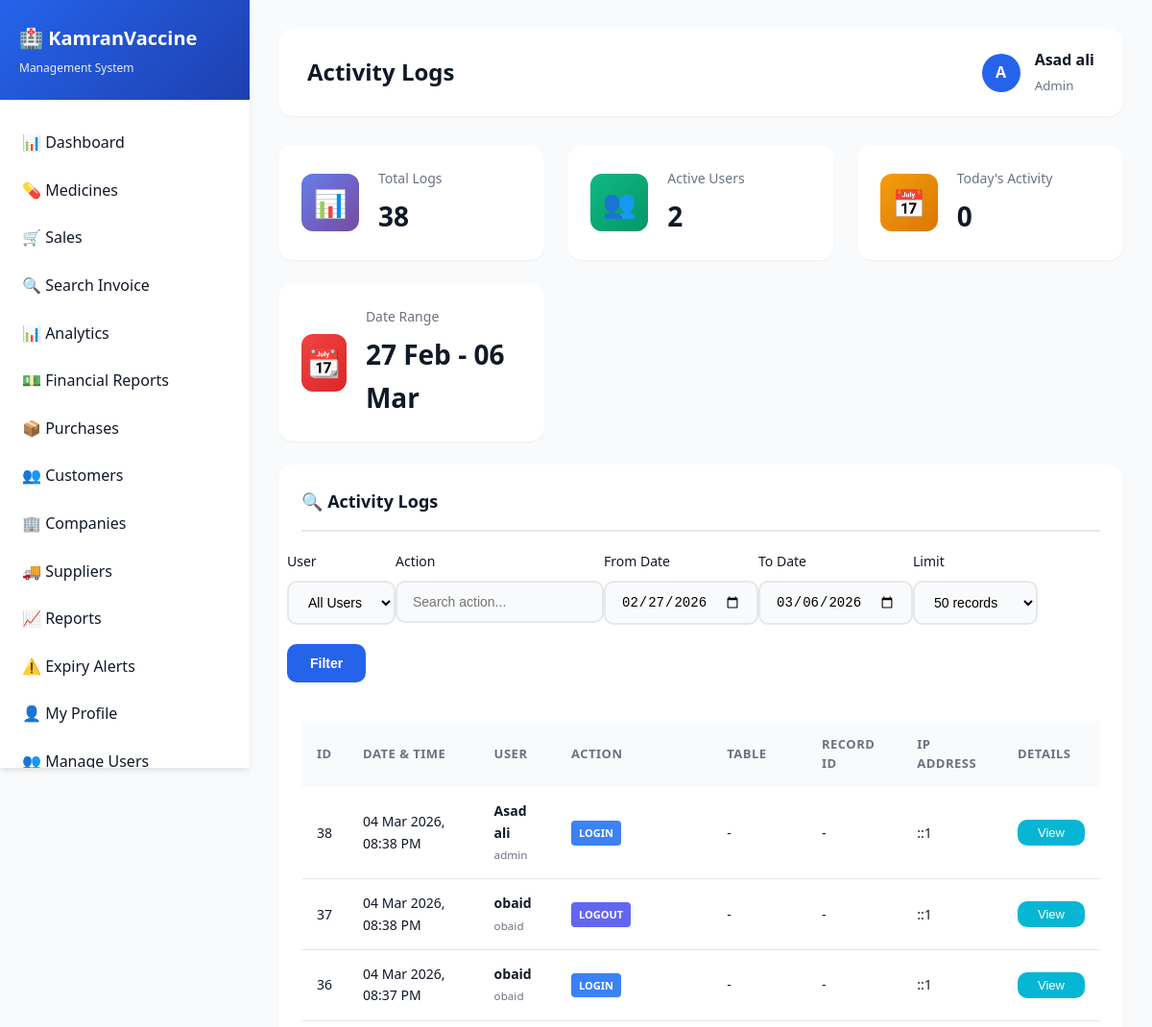
/admin/activity_logs.php (signed in, upper part), run on an earlier commit of the app's database.
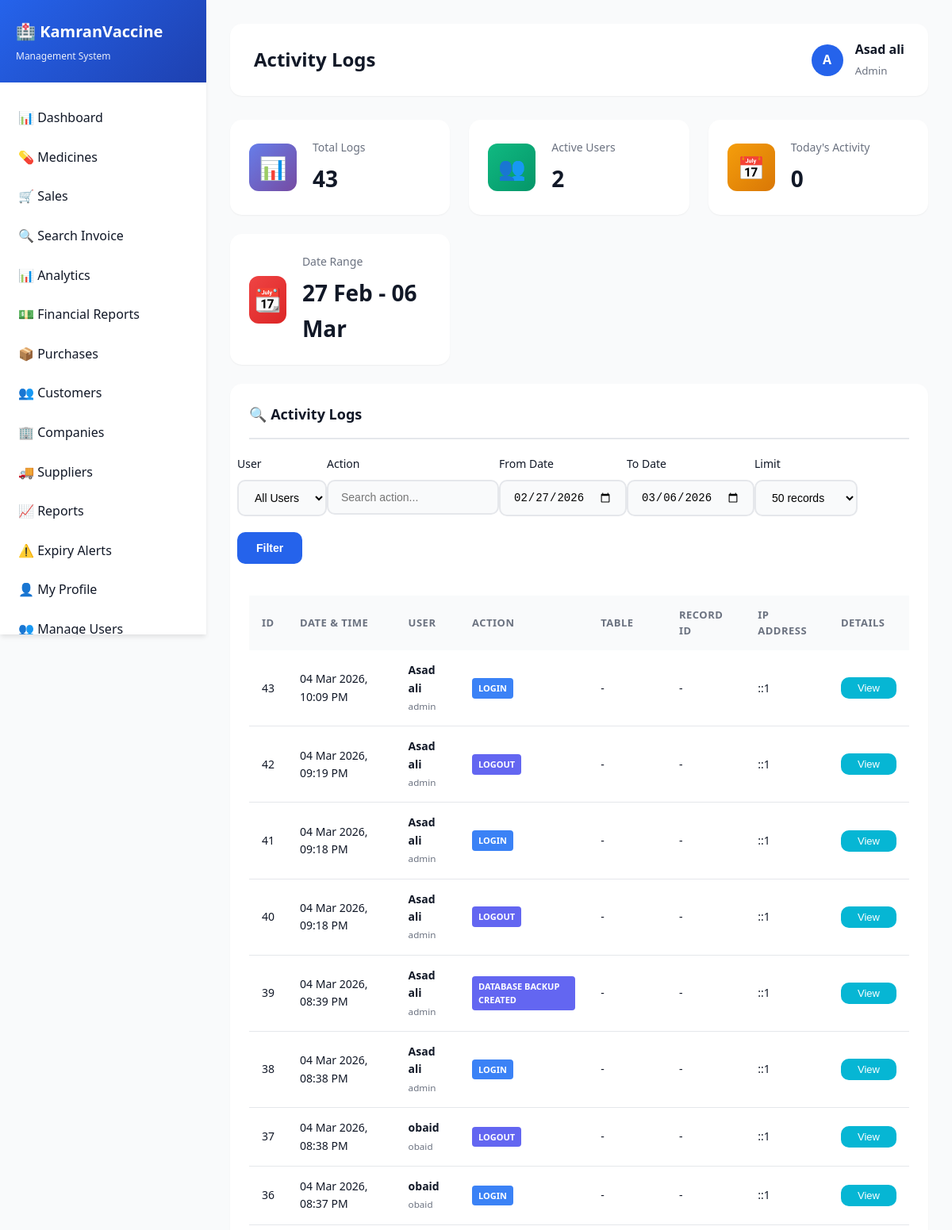
And on a later commit of the database.
### tables this page shows
CREATE TABLE `activity_logs` (
  `id` int(11) NOT NULL AUTO_INCREMENT,
  `user_id` int(11) DEFAULT NULL,
  `action` varchar(255) NOT NULL,
  `table_name` varchar(100) DEFAULT NULL,
  `record_id` int(11) DEFAULT NULL,
  `details` text DEFAULT NULL,
  `ip_address` varchar(45) DEFAULT NULL,
  `created_at` timestamp NOT NULL DEFAULT current_timestamp(),
  PRIMARY KEY (`id`),
  KEY `idx_user_action` (`user_id`,`action`),
  KEY `idx_created_at` (`created_at`),
  CONSTRAINT `activity_logs_ibfk_1` FOREIGN KEY (`user_id`) REFERENCES `users` (`id`) ON DELETE SET NULL
);

CREATE TABLE `users` (
  `id` int(11) NOT NULL AUTO_INCREMENT,
  `username` varchar(100) NOT NULL,
  `password` varchar(255) NOT NULL,
  `full_name` varchar(255) NOT NULL,
  `email` varchar(255) DEFAULT NULL,
  `phone` varchar(20) DEFAULT NULL,
  `role` enum('admin','pharmacist','cashier','manager') DEFAULT 'cashier',
  `status` enum('active','inactive') DEFAULT 'active',
  `created_at` timestamp NOT NULL DEFAULT current_timestamp(),
  `last_login` timestamp NULL DEFAULT NULL,
  PRIMARY KEY (`id`),
  UNIQUE KEY `username` (`username`),
  KEY `idx_username` (`username`),
  KEY `idx_role` (`role`)
);

### config/settings.php (called while the page is built, shortened)
<?php
function get_all_settings($conn) {
    $settings = [];
    $query = mysqli_query($conn, "SELECT setting_key, setting_value FROM settings");
    if ($query) {
        while ($row = mysqli_fetch_assoc($query)) {
            $settings[$row['setting_key']] = $row['setting_value'];
        }
    }
    $defaults = [
        'store_name' => 'AsadsPharma',
        'store_address' => '123 Medical Street',
        'store_phone' => '+92 334 0540325',
        'store_email' => 'info@pharmacy.com',
        'store_gst' => '29XXXXX1234X1ZX',
        'store_tagline' => 'Management System',
        'receipt_footer' => 'Thank you for your business!'
    ];
    return $settings;
}
?>

### admin/activity_logs.php (the view, shortened to what this page needs)
<?php
include("../config/db.php");
$page_title = "Activity Logs";
include("includes/header.php");
$action_filter = isset($_GET['action']) ? mysqli_real_escape_string($conn, $_GET['action']) : '';
$date_from = isset($_GET['date_from']) ? $_GET['date_from'] : date('Y-m-d', strtotime('-7 days'));
$date_to = isset($_GET['date_to']) ? $_GET['date_to'] : date('Y-m-d');
$limit = isset($_GET['limit']) ? intval($_GET['limit']) : 50;
$query = "SELECT al.*, u.full_name, u.username
          FROM activity_logs al
          LEFT JOIN users u ON al.user_id = u.id
          WHERE DATE(al.created_at) BETWEEN '$date_from' AND '$date_to'";
$query .= " ORDER BY al.created_at DESC LIMIT $limit";
$logs = mysqli_query($conn, $query);
$total_logs = mysqli_fetch_assoc(mysqli_query($conn, "SELECT COUNT(*) as count FROM activity_logs WHERE DATE(created_at) BETWEEN '$date_from' AND '$date_to'"))['count'];
$unique_users = mysqli_fetch_assoc(mysqli_query($conn, "SELECT COUNT(DISTINCT user_id) as count FROM activity_logs WHERE DATE(created_at) BETWEEN '$date_from' AND '$date_to'"))['count'];
$today_logs = mysqli_fetch_assoc(mysqli_query($conn, "SELECT COUNT(*) as count FROM activity_logs WHERE DATE(created_at) = CURDATE()"))['count'];
?>
<div class="stats-grid" style="margin-bottom: 24px;">
    <div class="stat-card">
        <div class="stat-icon blue">📊</div>
        <div class="stat-details">
            <h4>Total Logs</h4>
            <p><?php echo number_format($total_logs); ?></p>
        </div>
    </div>
    <div class="stat-card">
        <div class="stat-icon green">👥</div>
        <div class="stat-details">
            <h4>Active Users</h4>
            <p><?php echo $unique_users; ?></p>
        </div>
    </div>
    <div class="stat-card">
        <div class="stat-icon orange">📅</div>
        <div class="stat-details">
            <h4>Today's Activity</h4>
            <p><?php echo number_format($today_logs); ?></p>
        </div>
    </div>
    <div class="stat-card">
        <div class="stat-icon red">📆</div>
        <div class="stat-details">
            <h4>Date Range</h4>
            <p><?php echo date('d M', strtotime($date_from)) . ' - ' . date('d M', strtotime($date_to)); ?></p>
        </div>
    </div>
</div>
<div class="card">
    <div class="card-header">
        <h3>🔍 Activity Logs</h3>
    </div>
    <div class="card-body">
        <form method="GET" style="margin-bottom: 20px;">
            <div class="row">
                <div class="col-md-3">
                    <div class="form-group">
                        <label>User</label>
                        <select name="user" class="form-control">
                            <option value="0">All Users</option>
                        </select>
                    </div>
                </div>
                <div class="col-md-2">
                    <div class="form-group">
                        <label>Action</label>
                        <input type="text" name="action" class="form-control" placeholder="Search action..." value="<?php echo htmlspecialchars($action_filter); ?>">
                    </div>
                </div>
                <div class="col-md-2">
                    <div class="form-group">
                        <label>From Date</label>
                        <input type="date" name="date_from" class="form-control" value="<?php echo $date_from; ?>">
                    </div>
                </div>
                <div class="col-md-2">
                    <div class="form-group">
                        <label>To Date</label>
                        <input type="date" name="date_to" class="form-control" value="<?php echo $date_to; ?>">
                    </div>
                </div>
                <div class="col-md-2">
                    <div class="form-group">
                        <label>Limit</label>
                        <select name="limit" class="form-control">
                            <option value="50" <?php echo $limit == 50 ? 'selected' : ''; ?>>50 records</option>
                        </select>
                    </div>
                </div>
                <div class="col-md-1" style="display: flex; align-items: flex-end;">
                    <div class="form-group" style="width: 100%;">
                        <button type="submit" class="btn btn-primary" style="width: 100%;">Filter</button>
                    </div>
                </div>
            </div>
        </form>
        <?php if (mysqli_num_rows($logs) > 0): ?>
        <div class="table-responsive">
            <table>
                <thead>
                    <tr>
                        <th>ID</th>
                        <th>Date & Time</th>
                        <th>User</th>
                        <th>Action</th>
                        <th>Table</th>
                        <th>Record ID</th>
                        <th>IP Address</th>
                        <th>Details</th>
                    </tr>
                </thead>
                <tbody>
                    <?php while ($log = mysqli_fetch_assoc($logs)): ?>
                    <tr>
                        <td><?php echo $log['id']; ?></td>
                        <td><?php echo date('d M Y, h:i A', strtotime($log['created_at'])); ?></td>
                        <td>
                            <strong><?php echo $log['full_name'] ?? 'System'; ?></strong>
                            <br><small class="text-muted"><?php echo $log['username'] ?? 'N/A'; ?></small>
                        </td>
                        <td>
                            <?php
                            $action_class = 'badge-info';
                            if (strpos($log['action'], 'delete') !== false) $action_class = 'badge-danger';
                            elseif (strpos($log['action'], 'create') !== false || strpos($log['action'], 'add') !== false) $action_class = 'badge-success';
                            elseif (strpos($log['action'], 'update') !== false || strpos($log['action'], 'edit') !== false) $action_class = 'badge-warning';
                            elseif (strpos($log['action'], 'login') !== false) $action_class = 'badge-primary';
                            ?>
                            <span class="badge <?php echo $action_class; ?>"><?php echo $log['action']; ?></span>
                        </td>
                        <td><?php echo $log['table_name'] ?? '-'; ?></td>
                        <td><?php echo $log['record_id'] ?? '-'; ?></td>
                        <td><?php echo $log['ip_address'] ?? '-'; ?></td>
                        <td>
                            <?php if ($log['details']): ?>
                                <button class="btn btn-sm btn-info" onclick="showDetails(<?php echo $log['id']; ?>)">View</button>
                            <?php else: ?>
                                -
                            <?php endif; ?>
                        </td>
                    </tr>
                    <?php endwhile; ?>
                </tbody>
            </table>
        </div>
        <?php endif; ?>
    </div>
</div>
<?php include("includes/footer.php"); ?>

### admin/includes/header.php (shortened to what this page needs)
<?php
include_once("../config/settings.php");
$store_settings = get_all_settings($conn);
?>
<!DOCTYPE html>
<html lang="en">
<head>
    <link rel="stylesheet" href="../css/style.css">
</head>
<body>
    <div class="dashboard-wrapper">
        <aside class="sidebar">
            <div class="sidebar-header">
                <h2>🏥 <?php echo htmlspecialchars($store_settings['store_name']); ?></h2>
                <p><?php echo htmlspecialchars($store_settings['store_tagline']); ?></p>
            </div>
            <nav class="sidebar-menu">
                <a href="dashboard.php" class="menu-item <?php echo basename($_SERVER['PHP_SELF']) == 'dashboard.php' ? 'active' : ''; ?>">
                    📊 Dashboard
                </a>
                <a href="medicines.php" class="menu-item <?php echo basename($_SERVER['PHP_SELF']) == 'medicines.php' ? 'active' : ''; ?>">
                    💊 Medicines
                </a>
                <a href="sales.php" class="menu-item <?php echo basename($_SERVER['PHP_SELF']) == 'sales.php' ? 'active' : ''; ?>">
                    🛒 Sales
                </a>
                <a href="search_invoice.php" class="menu-item <?php echo basename($_SERVER['PHP_SELF']) == 'search_invoice.php' ? 'active' : ''; ?>">
                    🔍 Search Invoice
                </a>
                <a href="analytics.php" class="menu-item <?php echo basename($_SERVER['PHP_SELF']) == 'analytics.php' ? 'active' : ''; ?>">
                    📊 Analytics
                </a>
                <a href="financial_reports.php" class="menu-item <?php echo basename($_SERVER['PHP_SELF']) == 'financial_reports.php' ? 'active' : ''; ?>">
                    💵 Financial Reports
                </a>
                <a href="purchases.php" class="menu-item <?php echo basename($_SERVER['PHP_SELF']) == 'purchases.php' ? 'active' : ''; ?>">
                    📦 Purchases
                </a>
                <a href="customers.php" class="menu-item <?php echo basename($_SERVER['PHP_SELF']) == 'customers.php' ? 'active' : ''; ?>">
                    👥 Customers
                </a>
                <a href="companies.php" class="menu-item <?php echo basename($_SERVER['PHP_SELF']) == 'companies.php' ? 'active' : ''; ?>">
                    🏢 Companies
                </a>
                <a href="suppliers.php" class="menu-item <?php echo basename($_SERVER['PHP_SELF']) == 'suppliers.php' ? 'active' : ''; ?>">
                    🚚 Suppliers
                </a>
                <a href="reports.php" class="menu-item <?php echo basename($_SERVER['PHP_SELF']) == 'reports.php' ? 'active' : ''; ?>">
                    📈 Reports
                </a>
                <a href="expiry_alert.php" class="menu-item <?php echo basename($_SERVER['PHP_SELF']) == 'expiry_alert.php' ? 'active' : ''; ?>">
                    ⚠️ Expiry Alerts
                </a>
                <a href="profile.php" class="menu-item <?php echo basename($_SERVER['PHP_SELF']) == 'profile.php' ? 'active' : ''; ?>">
                    👤 My Profile
                </a>
                <?php if ($_SESSION['role'] == 'admin'): ?>
                <a href="users.php" class="menu-item <?php echo basename($_SERVER['PHP_SELF']) == 'users.php' ? 'active' : ''; ?>">
                    👥 Manage Users
                </a>
                <?php endif; ?>
            </nav>
        </aside>
        <main class="main-content">
            <div class="top-bar">
                <div class="page-title">
                    <h1><?php echo isset($page_title) ? $page_title : 'Dashboard'; ?></h1>
                </div>
                <div class="user-info" style="position: relative;">
                    <a href="profile.php" style="text-decoration: none; color: inherit; display: flex; align-items: center; gap: 15px;">
                        <div class="user-avatar">
                            <?php echo strtoupper(substr($_SESSION['full_name'], 0, 1)); ?>
                        </div>
                        <div>
                            <strong><?php echo $_SESSION['full_name']; ?></strong>
                            <br><small style="color: #6b7280;"><?php echo ucfirst($_SESSION['role']); ?></small>
                        </div>
                    </a>
                </div>
            </div>

### admin/includes/footer.php
        </main>
    </div>
</body>
</html>

### admin/activity_logs.php (style rules this page uses)
.badge { padding: 4px 8px; border-radius: 4px; font-size: 11px; font-weight: 600; text-transform: uppercase; }
.badge-primary { background: #3b82f6; color: white; }
.badge-info { background: #6366f1; color: white; }

What changed in the data, as far as the page shows it:
added activity_logs: id "43", created_at "04 Mar 2026, 10:09 PM", user.full_name "Asad ali", user.username "admin", action "LOGIN", table_name "-", record "-", ip_address "::1"
added activity_logs: id "42", created_at "04 Mar 2026, 09:19 PM", user.full_name "Asad ali", user.username "admin", action "LOGOUT", table_name "-", record "-", ip_address "::1"
added activity_logs: id "41", created_at "04 Mar 2026, 09:18 PM", user.full_name "Asad ali", user.username "admin", action "LOGIN", table_name "-", record "-", ip_address "::1"
added activity_logs: id "40", created_at "04 Mar 2026, 09:18 PM", user.full_name "Asad ali", user.username "admin", action "LOGOUT", table_name "-", record "-", ip_address "::1"
added activity_logs: id "39", created_at "04 Mar 2026, 08:39 PM", user.full_name "Asad ali", user.username "admin", action "DATABASE BACKUP CREATED", table_name "-", record "-", ip_address "::1"
Also different on the page:
$total_logs: "38" → "43"
